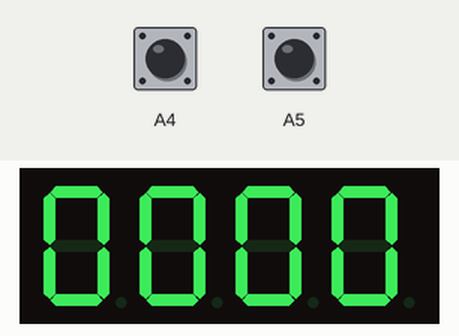
Recording of a sketch running on a simulated Arduino Uno, built with avr-gcc and run on an emulated ATmega328P. Parts: 4-digit seven-segment display. Inputs (shaded band) come from the test bench; at power-on: A4 HIGH, A5 HIGH.

Above: at 0.1 s.
At 9.2 s:
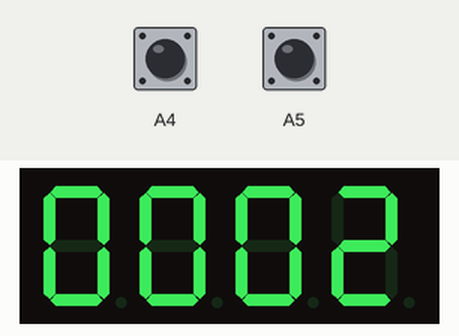
At 13.5 s:
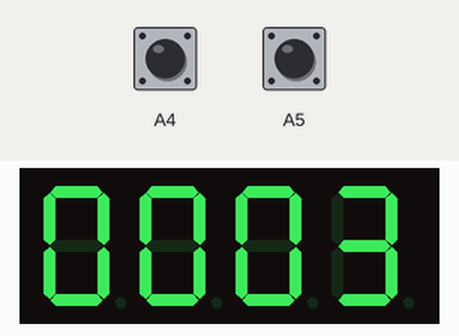
At 17.7 s:
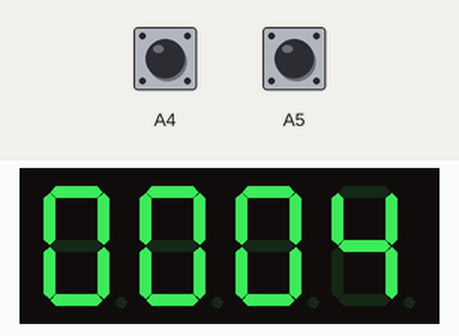
At 21.6 s:
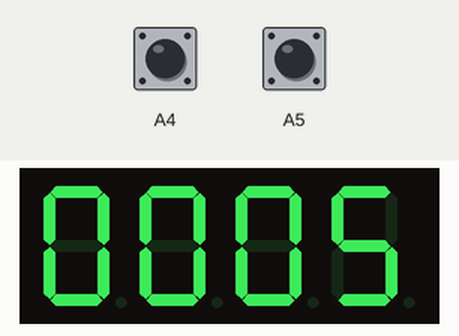
At 30.8 s:
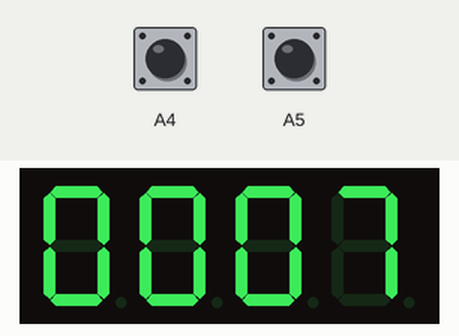

Measured:
- what the display in image 1 shows lasts 4.3 s, from 9.1 s to 13.4 s
- what the display in image 3 shows lasts 3.9 s, from 17.7 s to 21.6 s

The sketch:

checkpoint1.ino
```cpp
#define PIN_0 2
#define PIN_g 3
#define PIN_c 4
#define PIN_h 5
#define PIN_d 6
#define PIN_e 7
#define PIN_b 8
#define PIN_1 9
#define PIN_2 10
#define PIN_f 11
#define PIN_a 12
#define PIN_3 13
#include "SevSeg.h"
SevSeg sevseg;
int Hour=0,Min=0,Step=1;
int Pin10,Pin11;
void setup() {
  pinMode(A4,INPUT_PULLUP);
  pinMode(A5,INPUT_PULLUP);

  byte numDigits = 4;
  byte digitPins[] = {13,10,9,2};
  byte segmentPins[] = {12, 8, 4, 6, 7, 11, 3, 5};
  sevseg.begin(COMMON_CATHODE, numDigits, digitPins,segmentPins);

}

void loop() {
  Pin10= digitalRead(A4);
  Pin11= digitalRead(A5);
  sevseg.setNumber( Hour*100+Min, 4);
  if(Pin10==0)
    Min = Hour =0;
  if(Pin11==0)
    Step = -1;
   else Step =1;

   Min = Min + Step;
     if(Min == 60)
       { Min = 0;
         Hour = Hour+1;
       if(Hour == 24)
           Hour=0;
       }
       if(Min == -1)
        { Min=59;
          Hour = Hour-1;
          if(Hour == -1)
             Hour=23;
        }
      for(int i=0;i<30000;i++)
     {
      sevseg.refreshDisplay();
     }

}
```
